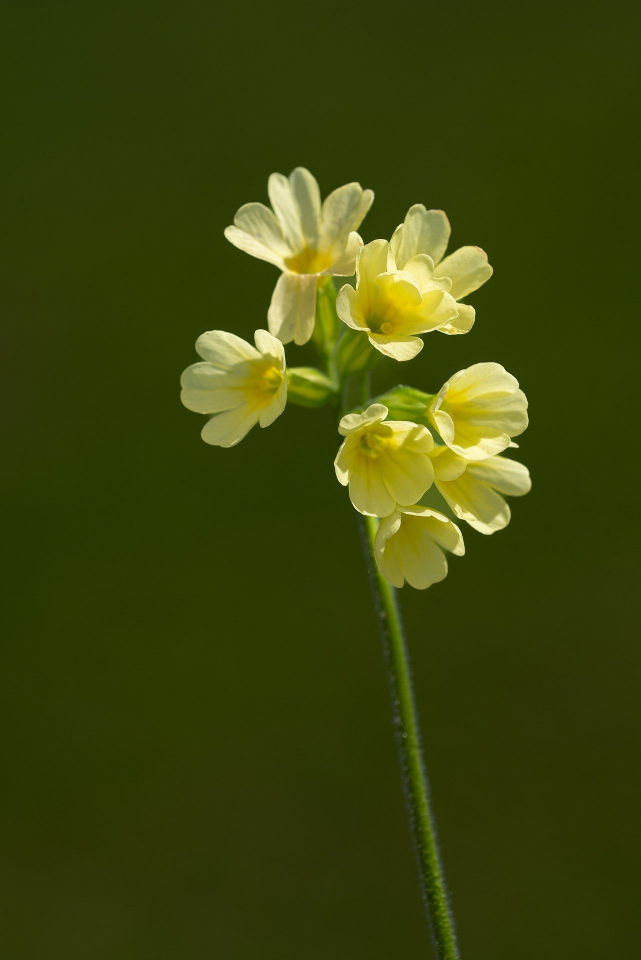
#> input picture Activity_8/image.jpg, 1282 x 1920 px (shown at 1/2 size)
$ jupyter execute --allow-errors EXP_8_Image_Processing.ipynb
#> lines starting #> are read from the running program, lines starting #| are printed output that depends on the picture
# Implementing Image Processing Basics

### Converting Image to RGB TO BGR and TO GRAYSCALE, Creating a White/Black Color Image, How to draw shapes in images

Importing Libraries

[cell 1]
import cv2
import numpy as np

Converting to GrayScale Image

[cell 2]
def convert_to_grayscale(image_path):
    #loading Image
#> called with image_path = 'image.jpg'
    image = cv2.imread(image_path)
#> image is the input picture: shape (1920, 1282, 3); mean B, G, R 11.3, 69.2, 60.1
    #convering the image to grayscale
    grayscale_image = cv2.cvtColor(image,cv2.COLOR_BGR2GRAY)
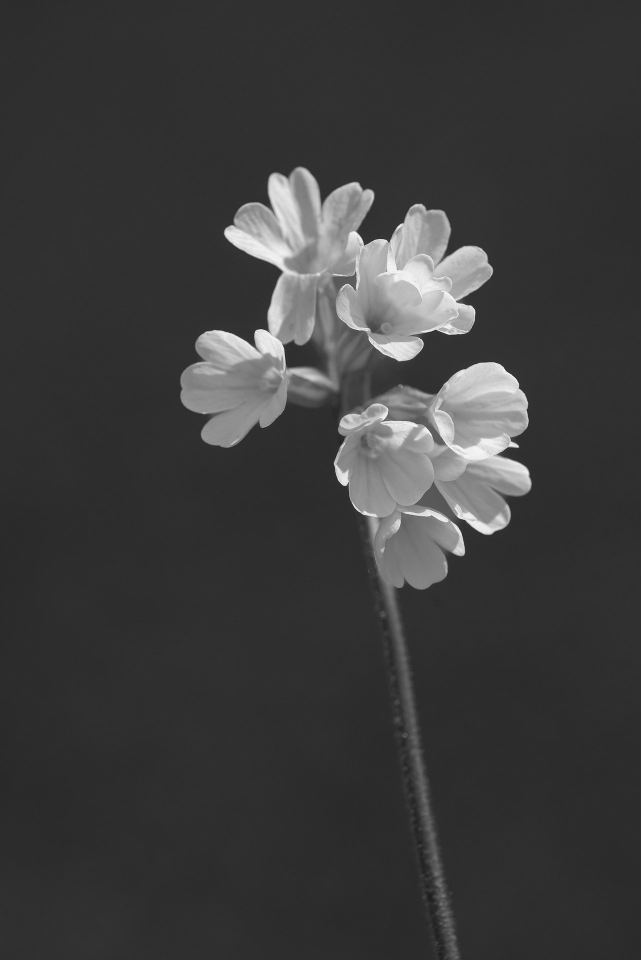
#> grayscale_image: shape (1920, 1282) (shown at 1/2 size); min 18, max 251, mean 59.9
    #display the original and grayscale images
    cv2.imshow('Original Image',image)
    cv2.imshow('GRAYSCALE Image',grayscale_image)
    cv2.waitKey(0)
    cv2.destroyAllWindows()

[cell 3]
def convert_to_bgr(image_path,output_path):
    #load the image
#> called with image_path = 'image.jpg', output_path = 'bgr_image.jpg'
    image = cv2.imread(image_path)
    #Convert the image to BGR color space
    bgr_image = cv2.cvtColor(image,cv2.COLOR_RGB2BGR)
    #display the original and bgr images
    cv2.imshow('Original Image',image)
    cv2.imshow('BGR Image',bgr_image)
    cv2.waitKey(0)
    cv2.destroyAllWindows()
    #save the BGR image
    cv2.imwrite(output_path,bgr_image)
    print("BGR Image saved as ",output_path)

Converting BGR to RGB

[cell 4]
def convert_bgr_to_rgb(output_path):
    #load Image
#> called with output_path = 'bgr_image.jpg'
    image_bgr = cv2.imread(output_path)
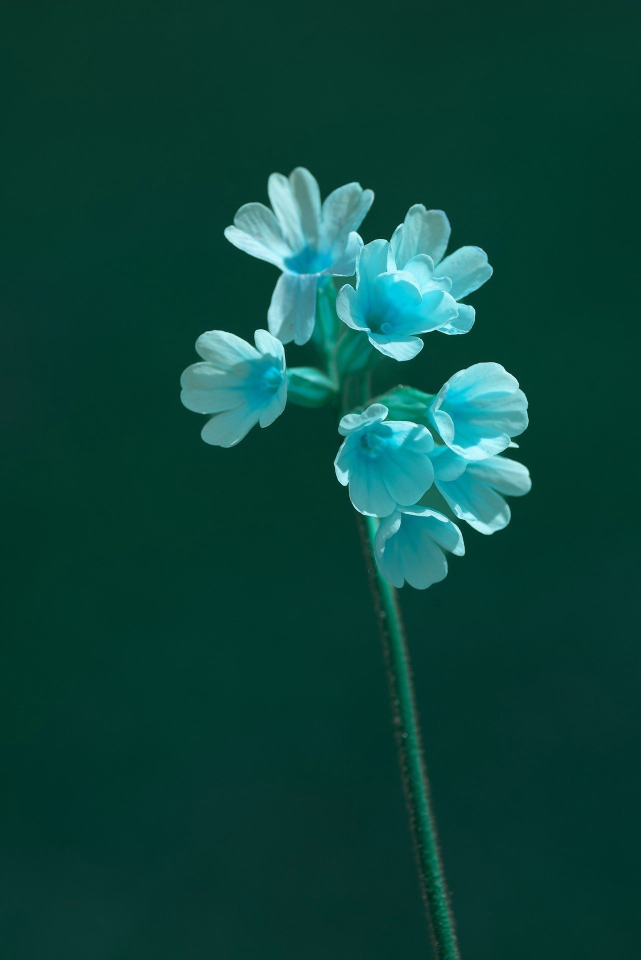
#> image_bgr: shape (1920, 1282, 3) (shown at 1/2 size); mean B, G, R 60.1, 69.2, 11.4
    #convert the image from BGR to RGB color space
    image_rgb = cv2.cvtColor(image_bgr,cv2.COLOR_BGR2RGB)
    #display the original BGR image and the converted RGB image
    cv2.imshow('BGR Image',image_bgr)
    cv2.imshow('RGB Image',image_rgb)
    cv2.waitKey(0)
    cv2.destroyAllWindows()

[cell 5]
#main Program
image_path = 'image.jpg'
output_path = 'bgr_image.jpg'

[cell 6]
#convert image to grayscale
convert_to_grayscale(image_path)

[cell 7]
#convert image to BGR and save it
convert_to_bgr(image_path,output_path)

[cell 8]
#convert BGR image to RGB
convert_bgr_to_rgb(output_path)

Creating White Image

[cell 9]
def create_white_image(width,height):
    #create a white color Image
#> called with width = 800, height = 600
    white_image = np.ones((height,width,3),dtype = np.uint8) * 255
    #display the white image
    cv2.imshow('White Image',white_image)
    cv2.waitKey(0)
    cv2.destroyAllWindows()

Creating Black Image

[cell 10]
def create_black_image(width,height):
    #create a white color Image
#> called with width = 800, height = 600
    black_image = np.zeros((height,width,3),dtype = np.uint8)
    #display the white image
    cv2.imshow('Black Image',black_image)
    cv2.waitKey(0)
    cv2.destroyAllWindows()

$ run again, with Activity_8/1.png saved as Activity_8/image.jpg
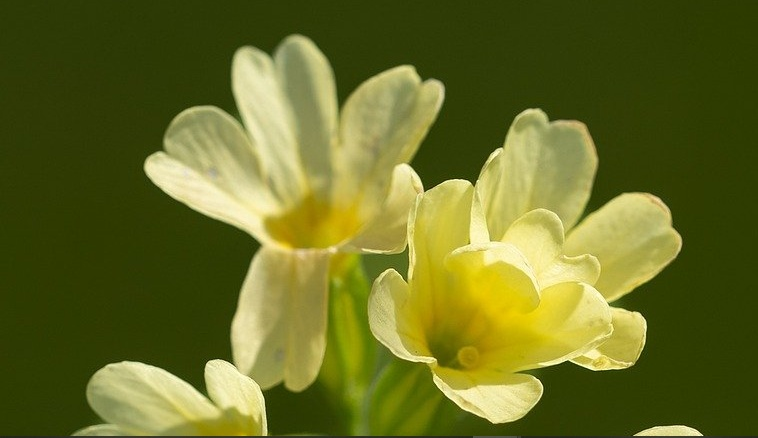
#> input picture Activity_8/1.png, 758 x 438 px
#> in convert_to_grayscale, image is the input picture: shape (438, 758, 3); mean B, G, R 36.5, 108.3, 103.1
#> in convert_to_grayscale, `grayscale_image = cv2.cvtColor(image,cv2.COLOR_BGR2GRAY)`:
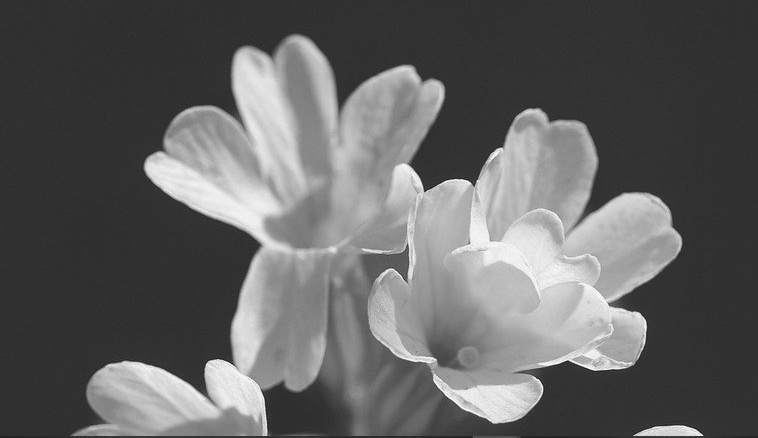
#> grayscale_image: shape (438, 758); min 25, max 249, mean 98.6
#> in convert_bgr_to_rgb, `image_bgr = cv2.imread(output_path)`:
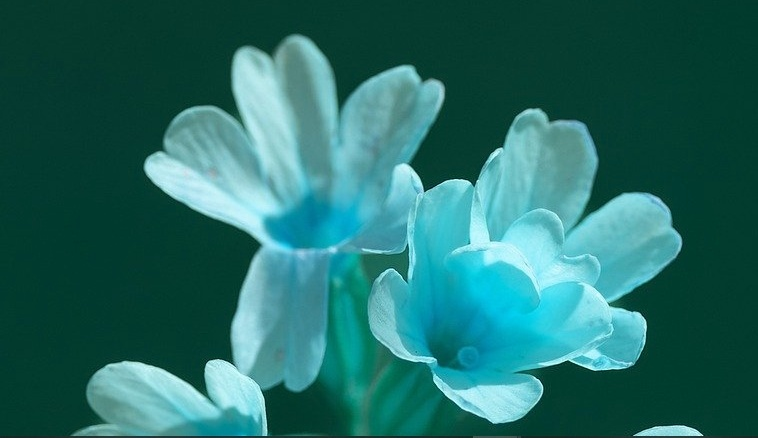
#> image_bgr: shape (438, 758, 3); mean B, G, R 103, 108.3, 36.7

$ run again, with Activity_8/3.png saved as Activity_8/image.jpg
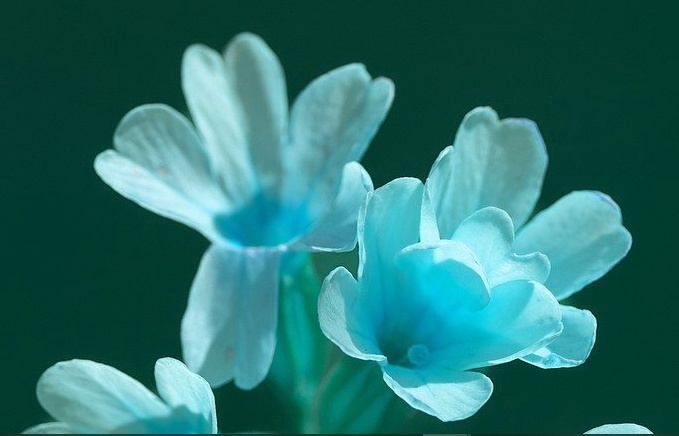
#> input picture Activity_8/3.png, 679 x 436 px
#> in convert_to_grayscale, image is the input picture: shape (436, 679, 3); mean B, G, R 110, 114.4, 40.9
#> in convert_to_grayscale, `grayscale_image = cv2.cvtColor(image,cv2.COLOR_BGR2GRAY)`:
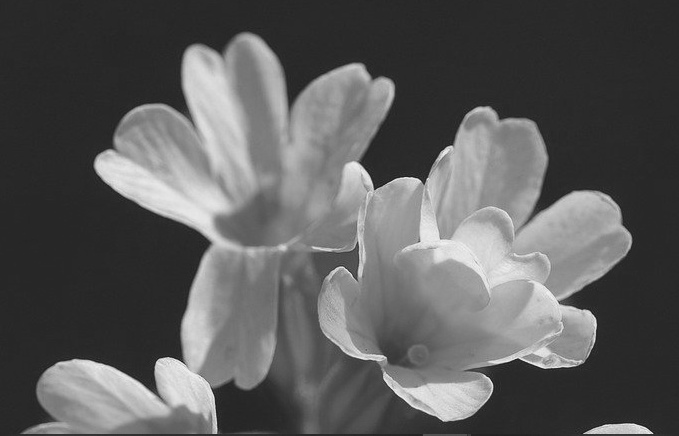
#> grayscale_image: shape (436, 679); min 22, max 241, mean 91.9
#> in convert_bgr_to_rgb, `image_bgr = cv2.imread(output_path)`:
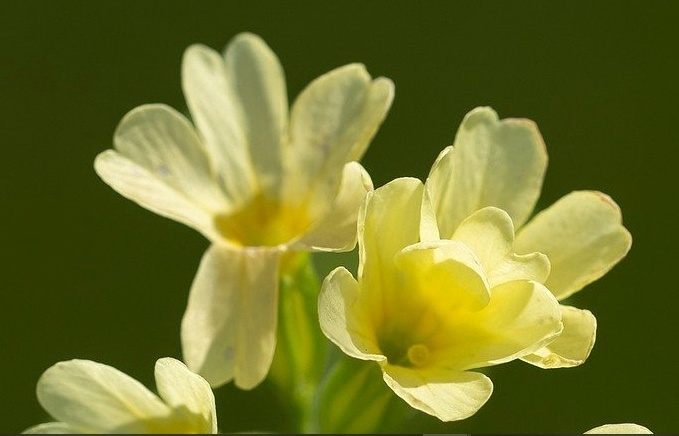
#> image_bgr: shape (436, 679, 3); mean B, G, R 40.8, 114.4, 110.1
